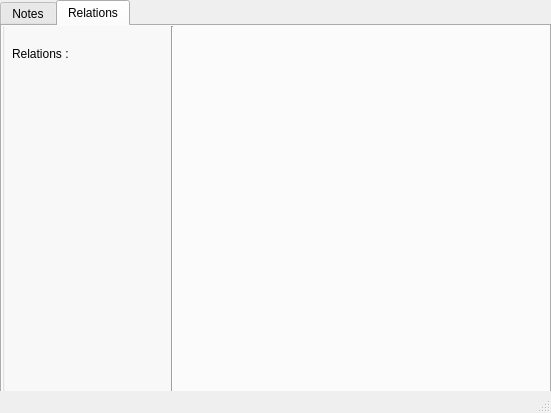
<?xml version="1.0" encoding="UTF-8"?>
<ui version="4.0">
 <class>MainWindow</class>
 <widget class="QMainWindow" name="MainWindow">
  <property name="geometry">
   <rect>
    <x>0</x>
    <y>0</y>
    <width>551</width>
    <height>413</height>
   </rect>
  </property>
  <property name="windowTitle">
   <string>MainWindow</string>
  </property>
  <widget class="QWidget" name="centralwidget">
   <widget class="QTabWidget" name="tabWidget">
    <property name="geometry">
     <rect>
      <x>0</x>
      <y>0</y>
      <width>551</width>
      <height>411</height>
     </rect>
    </property>
    <property name="currentIndex">
     <number>1</number>
    </property>
    <widget class="QWidget" name="Notes">
     <attribute name="title">
      <string>Notes</string>
     </attribute>
     <widget class="QGroupBox" name="groupBox">
      <property name="geometry">
       <rect>
        <x>-1</x>
        <y>-21</y>
        <width>171</width>
        <height>411</height>
       </rect>
      </property>
      <property name="title">
       <string/>
      </property>
      <widget class="Line" name="line_2">
       <property name="geometry">
        <rect>
         <x>160</x>
         <y>20</y>
         <width>20</width>
         <height>381</height>
        </rect>
       </property>
       <property name="orientation">
        <enum>Qt::Vertical</enum>
       </property>
      </widget>
      <widget class="QGroupBox" name="groupBox_3">
       <property name="geometry">
        <rect>
         <x>0</x>
         <y>20</y>
         <width>161</width>
         <height>121</height>
        </rect>
       </property>
       <property name="title">
        <string>Active Notes :</string>
       </property>
      </widget>
      <widget class="QGroupBox" name="groupBox_4">
       <property name="geometry">
        <rect>
         <x>0</x>
         <y>150</y>
         <width>161</width>
         <height>131</height>
        </rect>
       </property>
       <property name="title">
        <string>Archived Notes :</string>
       </property>
      </widget>
     </widget>
    </widget>
    <widget class="QWidget" name="Relations">
     <attribute name="title">
      <string>Relations</string>
     </attribute>
     <widget class="QGroupBox" name="groupBox_2">
      <property name="geometry">
       <rect>
        <x>0</x>
        <y>-20</y>
        <width>171</width>
        <height>411</height>
       </rect>
      </property>
      <property name="title">
       <string/>
      </property>
      <widget class="QLabel" name="label">
       <property name="geometry">
        <rect>
         <x>10</x>
         <y>40</y>
         <width>101</width>
         <height>16</height>
        </rect>
       </property>
       <property name="text">
        <string>Relations :</string>
       </property>
      </widget>
      <widget class="Line" name="line">
       <property name="geometry">
        <rect>
         <x>160</x>
         <y>20</y>
         <width>20</width>
         <height>401</height>
        </rect>
       </property>
       <property name="orientation">
        <enum>Qt::Vertical</enum>
       </property>
      </widget>
     </widget>
    </widget>
   </widget>
  </widget>
  <widget class="QStatusBar" name="statusbar"/>
 </widget>
 <resources/>
 <connections/>
</ui>
